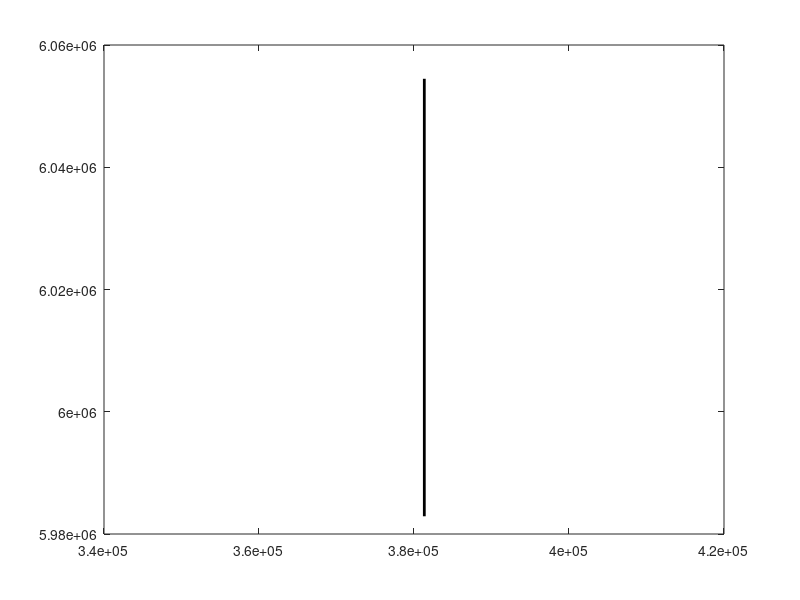

Source code (MATLAB):

X = [317036.905847561          381330.704568632];
Y = [ 5982900.42419779          6054473.58860457];


plot([X(1) X(2)],[Y(1) Y(1)],'k','linewidth',2);

plot([X(1) X(2)],[Y(2) Y(2)],'k','linewidth',2);

plot([X(1) X(1)],[Y(1) Y(2)],'k','linewidth',2);

plot([X(2) X(2)],[Y(1) Y(2)],'k','linewidth',2);



